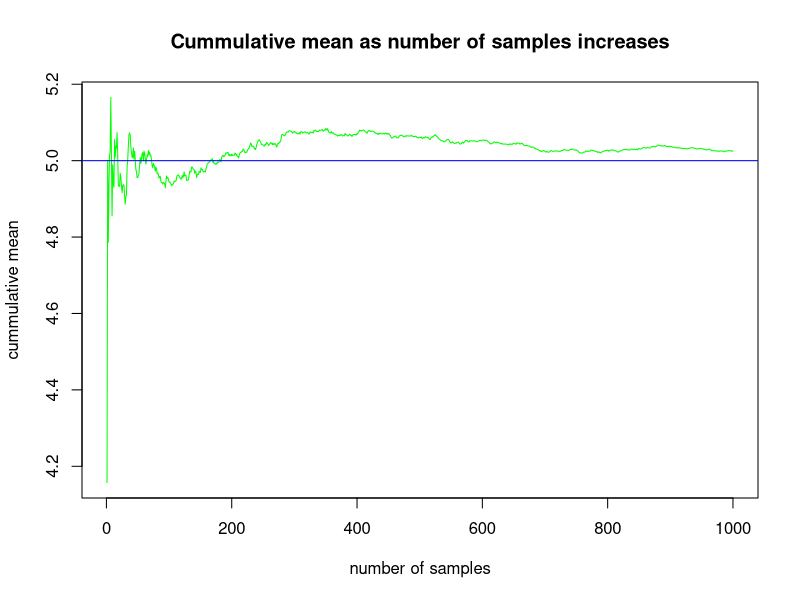
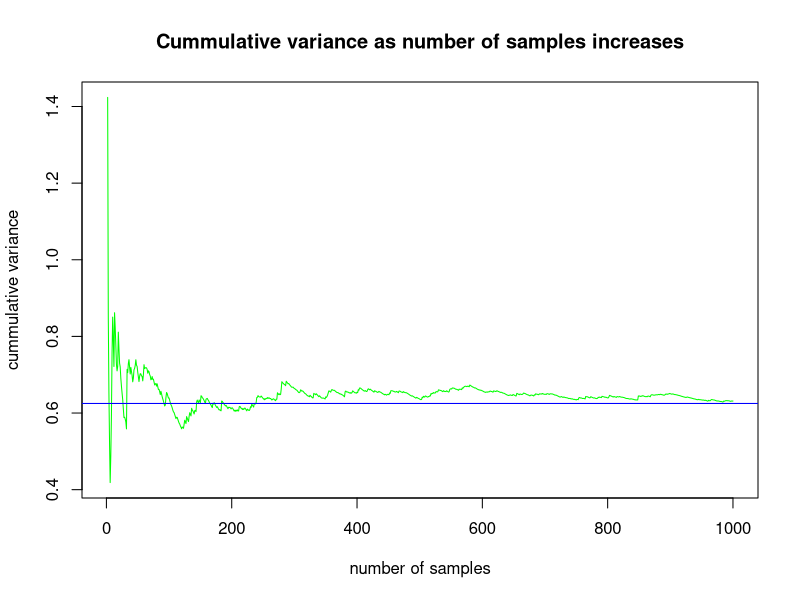
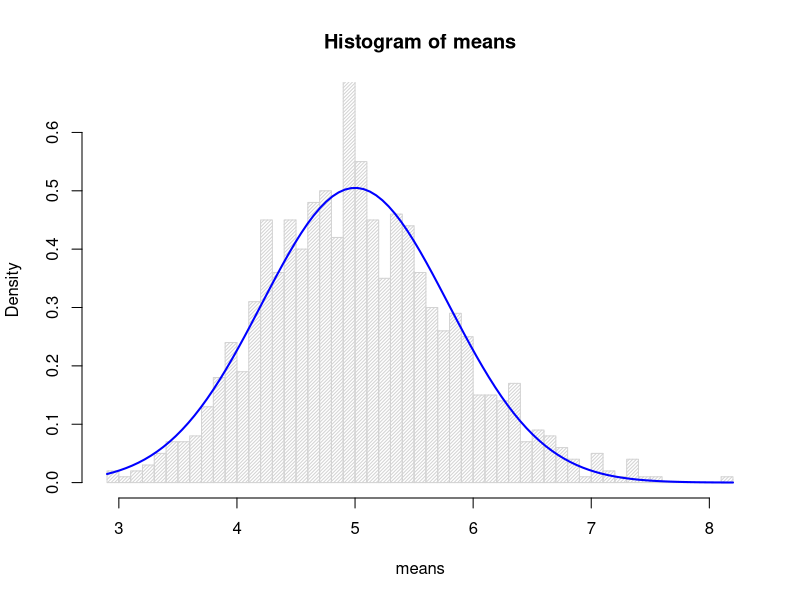
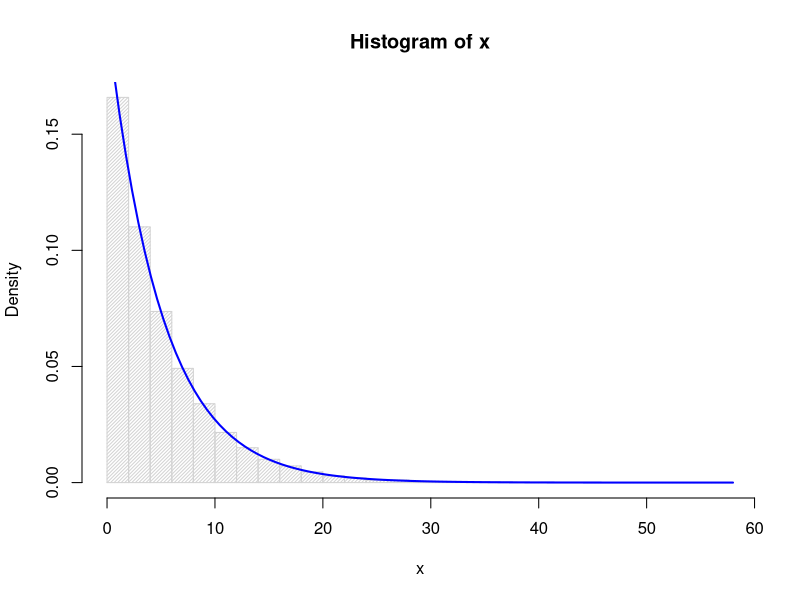
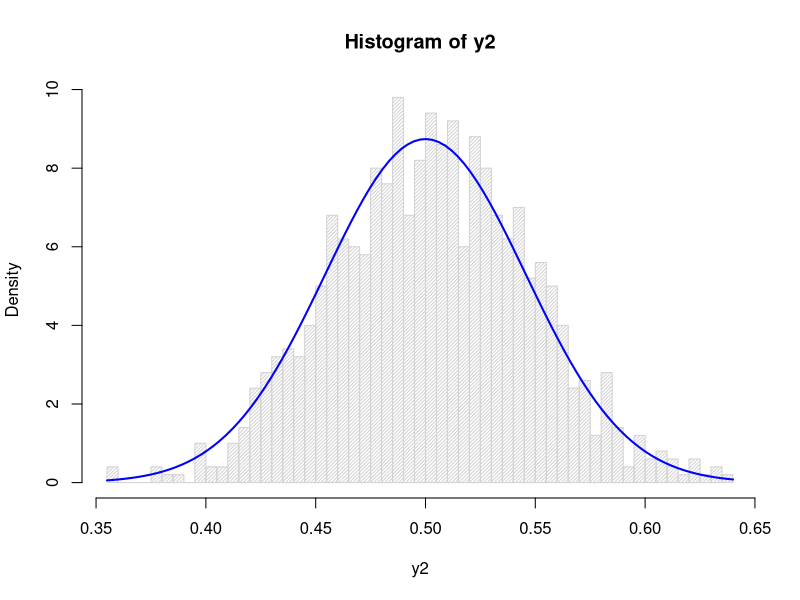
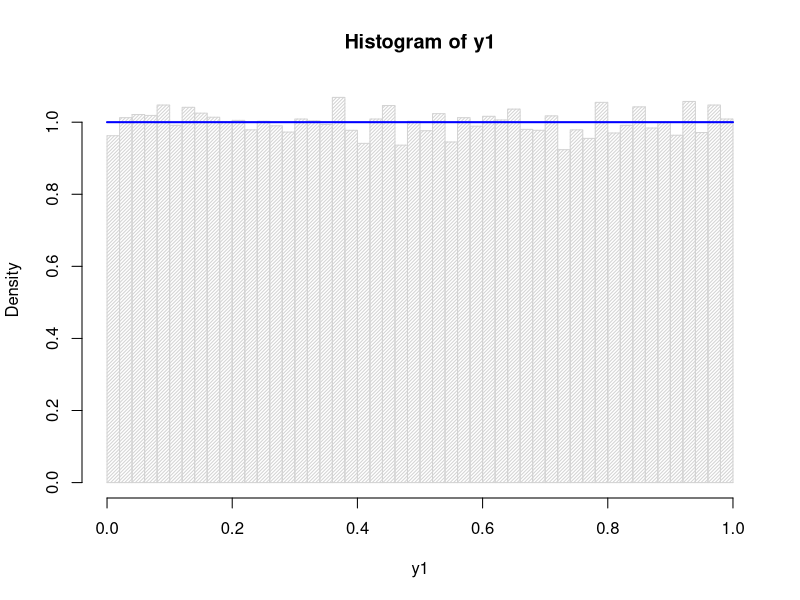

R code for these plots, in order:
## ---- chunk 1

n      <- 40     # sample size
lambda <- 0.2     # lambda (rate parameter)
means  <- NULL    # list containing all sample means
sims   <- 1000    # number of samples taken

for (i in 1:sims)
        {
        sample <- rexp(n,lambda)
        means  <- c( means, mean(sample))
        }

## ---- chunk 2
mean(means)
## ---- chunk 3
mean_means <- cumsum(means[1:sims])/(1:sims)
plot(1:sims,mean_means, type="l", col="green", xlab="number of samples",
     ylab="cummulative mean", main="Cummulative mean as number of samples increases")
abline(h=5, col="blue")
## ---- chunk 4
var(means)
## ---- chunk 5
var_means = NULL
for(i in 1:sims) var_means <- c( var_means, var(means[1:i]))
plot(1:sims,var_means, type="l", col="green", xlab="number of samples",
     ylab="cummulative variance", main="Cummulative variance as number of samples increases")
abline(h=0.625, col="blue")
## ---- chunk 6
hist(means, density=40, breaks=40, prob=TRUE, ylim=c(0,0.66))
curve(dnorm(x, mean=5, sd=0.79), col="blue", lwd=2, add=TRUE, yaxt="n")
## ---- chunk 7
x <-rexp(n*sims,lambda)
hist(x, density=40, breaks=40, prob=TRUE)
curve(dexp(x, lambda), col="blue", lwd=2, add=TRUE, yaxt="n")
## ---- chunk 8
y1 <- runif(n*sims)
y2 <- NULL
for (i in 1:sims)
        {
        sample <- runif(n)
        y2     <- c( y2, mean(sample))
        }
## ---- chunk 9
hist(y2, density=40, breaks=40, prob=TRUE)
curve(dnorm(x, mean=.5, sd=1/sqrt(12*40)), col="blue", lwd=2, add=TRUE, yaxt="n")
## ---- chunk 10
hist(y1, density=40, breaks=40, prob=TRUE)
curve(dunif(x), col="blue", lwd=2, add=TRUE, yaxt="n")
